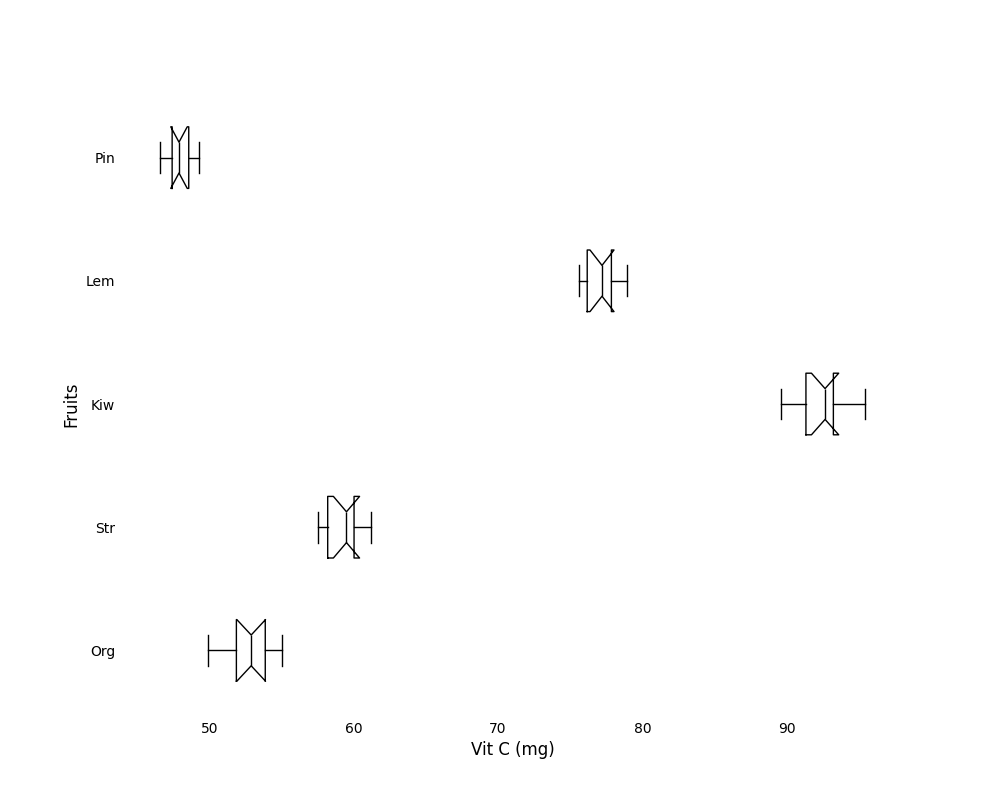

The Python source for this figure:
import matplotlib.pyplot as plt

# Data for Vitamin C content in mg per 100 grams for each fruit type
data = [
    [53.2, 50.5, 52.4, 55.0, 54.3, 51.7, 52.8, 49.9, 54.1, 53.0], # oranges
    [58.8, 59.4, 60.1, 57.5, 59.6, 58.0, 60.3, 61.2, 57.9, 59.8], # strawberries
    [92.7, 93.0, 89.6, 95.4, 94.2, 91.1, 92.6, 90.8, 93.3, 92.0], # kiwis
    [77.0, 76.4, 78.2, 75.8, 77.7, 78.9, 76.1, 77.4, 75.6, 77.9], # lemons
    [47.8, 48.2, 47.0, 49.3, 46.6, 47.4, 48.7, 47.5, 48.0, 48.8]  # pineapples
]

# Labels for the fruits
fruit_labels = ['Org', 'Str', 'Kiw', 'Lem', 'Pin']

# Create the plot
fig, ax = plt.subplots(figsize=(10, 8))

# Create the horizontal box plot
box = ax.boxplot(data, vert=False, labels=fruit_labels, notch=True,
                 boxprops=dict(color='black'),
                 whiskerprops=dict(color='black'),
                 capprops=dict(color='black'),
                 medianprops=dict(color='black'),
                 flierprops=dict(marker='o', color='black', alpha=0.5))

# Set the labels
ax.set_ylabel("Fruits", fontsize=12)
ax.set_xlabel("Vit C (mg)", fontsize=12)

# Remove grid, borders, and annotations
ax.set_frame_on(False)
ax.xaxis.set_ticks_position('none')
ax.yaxis.set_ticks_position('none')

# Display the plot
plt.show()
